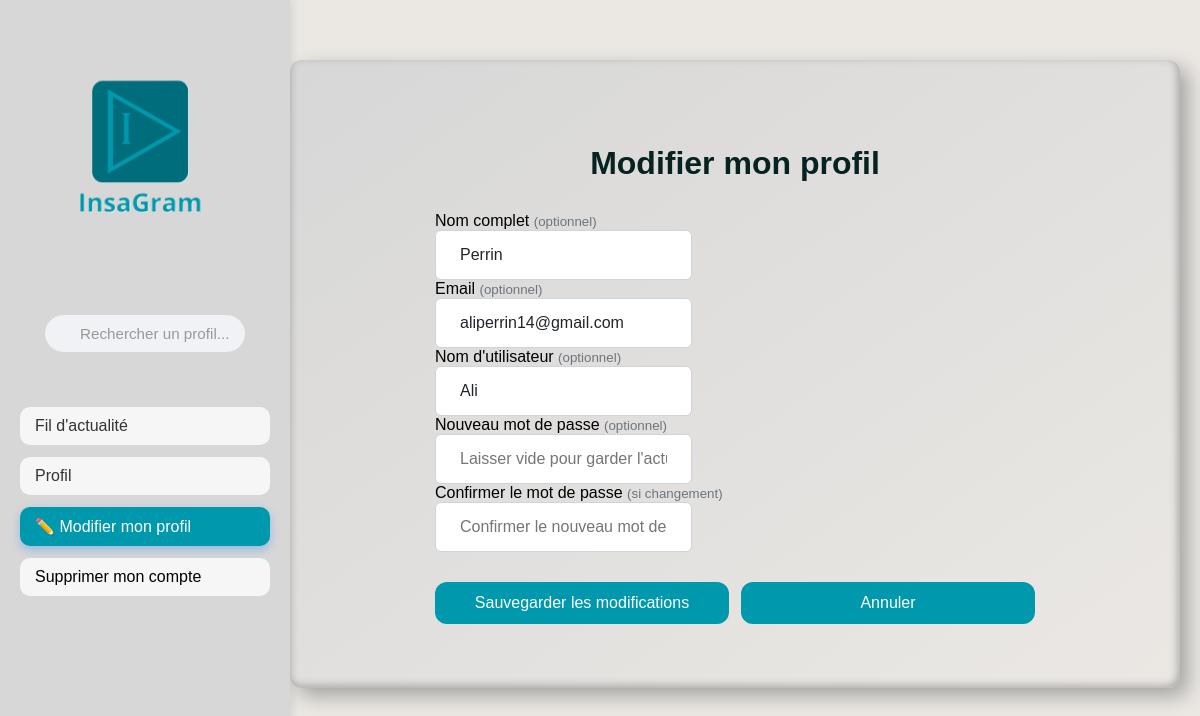
The page /edit_profile (signed in) on the database its author committed.
### app.py (models this page shows, shortened)
class User(db.Model):
    id = db.Column(db.Integer, primary_key=True)
    name = db.Column(db.String(80), unique=False, nullable=False)
    username = db.Column(db.String(80), unique=True, nullable=False)
    password = db.Column(db.String(80), nullable=False)
    email = db.Column(db.String(120), unique=True, nullable=False)
    biography = db.Column(db.Text, nullable=True)
    posts = db.relationship('Post', backref='author', lazy=True)
    followed = db.relationship(
        'User',
        secondary=followers,
        primaryjoin=(followers.c.follower_id == id),
        secondaryjoin=(followers.c.followed_id == id),
        backref=db.backref('followers', lazy='dynamic'),
        lazy='dynamic'
    )

### app.py (the view, shortened to what this page needs)
@app.route('/edit_profile', methods=['GET', 'POST'])
def edit_profile():
    if 'username' not in session:
        return redirect(url_for('login'))
    user = User.query.filter_by(username=session['username']).first()
    return render_template('edit_profile.html', user=user)

### templates/edit_profile.html (shortened to what this page needs)
<!DOCTYPE html>
<html lang="fr">
<head>
    <link rel="stylesheet" href="{{ url_for('static', filename='style.css') }}">
</head>
<body>
<div class="sidebar">
    <img src="{{ url_for('static', filename='images/LOGO_sidebar.png') }}" alt="Logo InsaGram" class="logo">
    <div class="container-search">
        <form method="GET" action="{{ url_for('search') }}" class="search-form">
            <input
                type="text"
                name="q"
                placeholder="Rechercher un profil..."
                aria-label="Rechercher"
                class="search-input-with-icon">
        </form>
    </div>
    <nav class="sidebar-nav">
        <form action="{{ url_for('feed') }}" method="get">
            <button
                type="submit"
                class="sidebar-btn {% if request.endpoint == 'feed' %}active{% endif %}">
                Fil d'actualité
            </button>
        </form>
        <form action="{{ url_for('profile') }}" method="get">
            <button
                type="submit"
                class="sidebar-btn {% if request.endpoint == 'profile' %}active{% endif %}">
                Profil
            </button>
        </form>
        <form action="{{ url_for('edit_profile') }}" method="get">
            <button
                type="submit"
                class="sidebar-btn {% if request.endpoint == 'edit_profile' %}active{% endif %}">
                ✏️ Modifier mon profil
            </button>
        </form>
        <form action="{{ url_for('delete_account') }}" method="get">
            <button
                type="submit"
                class="sidebar-btn btn-danger">
                Supprimer mon compte
            </button>
        </form>
    </nav>
</div>
<div class="main-content bg-light">
    <div class="container container--lg">
        <h1 class="h1" style="text-align: center;">Modifier mon profil</h1>
        <div class="edit-profile-wrapper">
            <form method="POST" action="{{ url_for('edit_profile') }}" class="edit-profile-form">
                <div class="mb-3">
                    <label for="name" class="form-label">Nom complet <small class="text-muted">(optionnel)</small></label>
                    <input
                        type="text"
                        class="form-control"
                        id="name"
                        name="name"
                        value="{{ user.name }}"
                        placeholder="Laisser vide pour garder l'actuel">
                </div>
                <div class="mb-3">
                    <label for="email" class="form-label">Email <small class="text-muted">(optionnel)</small></label>
                    <input
                        type="email"
                        class="form-control"
                        id="email"
                        name="email"
                        value="{{ user.email }}"
                        placeholder="Laisser vide pour garder l'actuel">
                </div>
                <div class="mb-3">
                    <label for="username" class="form-label">Nom d'utilisateur <small class="text-muted">(optionnel)</small></label>
                    <input
                        type="text"
                        class="form-control"
                        id="username"
                        name="username"
                        value="{{ user.username }}"
                        placeholder="Laisser vide pour garder l'actuel">
                </div>
                <div class="mb-3">
                    <label for="password" class="form-label">Nouveau mot de passe <small class="text-muted">(optionnel)</small></label>
                    <input
                        type="password"
                        class="form-control"
                        id="password"
                        name="password"
                        minlength="6"
                        placeholder="Laisser vide pour garder l'actuel">
                </div>
                <div class="mb-3">
                    <label for="confirm_password" class="form-label">Confirmer le mot de passe <small class="text-muted">(si changement)</small></label>
                    <input
                        type="password"
                        class="form-control"
                        id="confirm_password"
                        name="confirm_password"
                        minlength="6"
                        placeholder="Confirmer le nouveau mot de passe">
                </div>
                <div style="display: flex; gap: 12px; margin-top: 30px;">
                    <button type="submit" class="btn btn-primary" style="flex: 1;">Sauvegarder les modifications</button>
                    <a href="{{ url_for('profile') }}" class="btn" style="flex: 1; text-align: center;">Annuler</a>
                </div>
            </form>
        </div>
    </div>
</div>
</body>
</html>

### static/style.css (style rules this page uses)
:root { --background: rgb(235, 232, 228); --background-2: rgb(215, 215, 215); --bleu-ombre: #00485280; --bleu-1: #006d7cff; --bleu-2: #0098acff; --bleu-3: #00c7e153; --vert-ombre: #193e0068; --vert-1: #327c01ff; --vert-2: #46b000ff; --vert-3: #54d30046; --radius-sm: 8px; --radius-md: 12px; --radius-lg: 18px; --soft: rgba(0,127,127,0.06); --text: #062221ff; }
body { font-family: Arial, sans-serif; background-color: var(--background); display: block; margin: 0 auto; width: 100%; max-width: 1200px; min-height: 100vh; overflow-x: hidden; }
.sidebar { position: fixed; top: 0; left: 0; height: 100vh; width: 250px; background-color: var(--background-2); padding: 20px; box-shadow: 2px 0 8px rgba(0,0,0,0.1); display: flex; flex-direction: column; gap: 15px; z-index: 100; }
.sidebar-nav { display: flex; flex-direction: column; gap: 12px; width: 100%; margin-top: 20px; }
.sidebar-btn { display: block; width: 100%; background-color: #f6f6f6; border: none; color: #333; font-size: 1rem; font-weight: 500; padding: 10px 15px; border-radius: 10px; cursor: pointer; text-align: left; transition: all 0.3s ease; }
.sidebar-btn.active { background-color: var(--bleu-2); color: white; box-shadow: 0 4px 10px rgba(0, 123, 255, 0.3); transform: none; }
.sidebar-btn.btn-danger { width: 100%; background-color: #f6f6f6; color: #000000; }
.sidebar-nav form { width: 100%; }
.main-content { margin-left: 270px; padding: 20px; }
.container { background: linear-gradient(145deg, var(--background-2), var(--background)); padding: 40px; border-radius: var(--radius-md); box-shadow: 8px 8px 20px rgba(0, 0, 0, 0.3), -8px -8px 20px rgba(255, 255, 255, 0.1), inset 2px 2px 8px rgba(255, 255, 255, 0.2), inset -2px -2px 8px rgba(0, 0, 0, 0.3); text-align: center; width: 100%; max-width: 400px; transition: transform 0.2s ease, box-shadow 0.2s ease; }
.container-search { width: 100%; display: flex; justify-content: center; align-items: center; margin: 20px 0; }
.search-form { position: relative; width: 80%; max-width: 220px; display: flex; justify-content: center; }
.search-input-with-icon { width: 100%; padding: 10px 15px 10px 35px; background-color: #f0f2f5; border: none; border-radius: 25px; font-size: 0.95rem; color: #333; text-align: left; transition: all 0.3s ease; outline: none; }
.search-input-with-icon::placeholder { color: #999; }
.container--lg { background: linear-gradient(145deg, var(--background-2), var(--background)); max-width: 2000px; padding: 64px; margin: 40px auto; text-align: left; box-shadow: 8px 8px 20px rgba(0, 0, 0, 0.3), -8px -8px 20px rgba(255, 255, 255, 0.1), inset 2px 2px 8px rgba(255, 255, 255, 0.2), inset -2px -2px 8px rgba(0, 0, 0, 0.3); border-radius: var(--radius-md); }
.form-control { display: block; padding: 12px 24px; font-size: 16px; line-height: 1.5; color: #212529; background-color: #fff; border: 1px solid #ced4da; border-radius: 0.375rem; transition: border-color .15s ease-in-out, box-shadow .15s ease-in-out; }
img.logo { width: 240px; margin-bottom: 20px; }
.h1 { margin-bottom: 30px; color: var(--text); }
.text-muted { color: #6c757d !important; }
.btn { background-color: var(--bleu-2); color: white; padding: 12px 24px; border: none; border-radius: var(--radius-md); font-size: 16px; cursor: pointer; transition: background-color 0.3s, transform 0.2s; text-decoration: none; display: inline-block; }
.btn:link, .btn:visited, .btn:hover, .btn:active { text-decoration: none !important; }

### templates/edit_profile.html (style rules this page uses)
.main-content { display: flex; justify-content: center; }
.container.container--lg { width: 100%; max-width: 800px; }
.edit-profile-wrapper { display: flex; justify-content: center; width: 100%; }
.edit-profile-form { width: 100%; max-width: 600px; }

### rows shown on the page
User: name "Perrin", email "aliperrin14@gmail.com", username "Ali"
